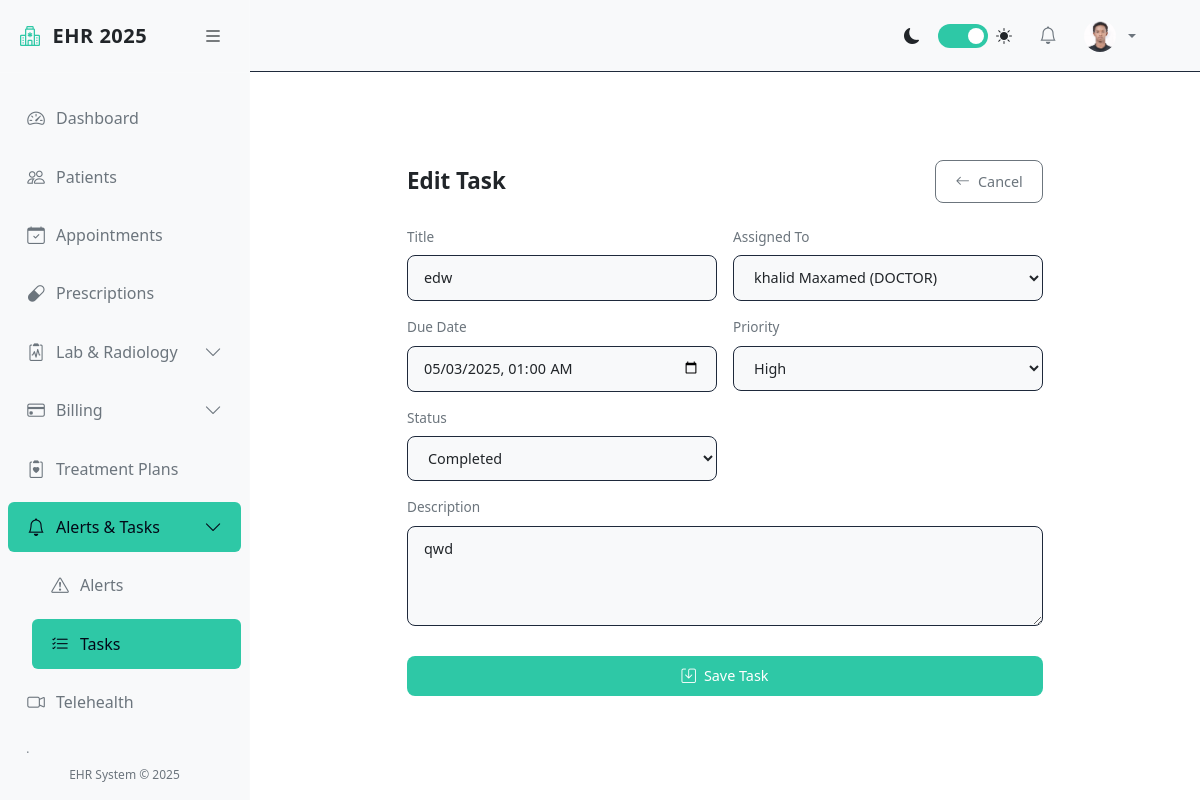
The page /tasks/6/edit/ (signed in) on the database its author committed.
### accounts/models.py (models this page shows)
class User(AbstractUser):
    STATUS_CHOICES = [
        ('ACTIVE', 'Active'),
        ('INACTIVE', 'Inactive'),
        ('ON_LEAVE', 'On Leave'),
    ]
    ROLE_CHOICES = [
        ('ADMIN', 'Administrator'),
        ('DOCTOR', 'Doctor'),
        ('NURSE', 'Nurse'),
        ('STAFF', 'Staff'),
        ('PATIENT', 'Patient'),
    ]
    role = models.CharField(max_length=20, choices=ROLE_CHOICES, default='STAFF')
    phone_number = models.CharField(max_length=20, blank=True)
    license_number = models.CharField(max_length=100, blank=True)
    specialization = models.CharField(max_length=100, blank=True)
    department = models.CharField(max_length=100, blank=True)
    profile_picture = models.ImageField(upload_to='profile_pics/', null=True, blank=True)
    status = models.CharField(max_length=20, choices=STATUS_CHOICES, default='ACTIVE')  # <-- new
    is_verified = models.BooleanField(default=False)
    def __str__(self):
        return f"{self.get_full_name()} ({self.role})"

### ehr/models.py (models this page shows, shortened)
class Task(models.Model):
    PRIORITY_CHOICES = [
        ('Low', 'Low'),
        ('Medium', 'Medium'),
        ('High', 'High'),
    ]
    STATUS_CHOICES = [
        ('Pending', 'Pending'),
        ('In Progress', 'In Progress'),
        ('Completed', 'Completed'),
        ('Cancelled', 'Cancelled'),
    ]
    title = models.CharField(max_length=255)
    description = models.TextField(blank=True)
    assigned_to = models.ForeignKey(User, on_delete=models.CASCADE, related_name='tasks')
    due_date = models.DateTimeField()
    priority = models.CharField(max_length=20, choices=PRIORITY_CHOICES, default='Medium')
    status = models.CharField(max_length=20, choices=STATUS_CHOICES, default='Pending')
    created_by = models.ForeignKey(User, on_delete=models.CASCADE, related_name='created_tasks')
    created_at = models.DateTimeField(auto_now_add=True)
    updated_at = models.DateTimeField(auto_now=True)

### ehr/views.py (the view, shortened to what this page needs)
# urls.py: path('tasks/<int:pk>/edit/', views.TaskUpdateView.as_view(), name='task_update'),
class TaskUpdateView(LoginRequiredMixin, UpdateView):
    model = Task
    form_class = TaskForm
    template_name = 'ehr/task/task_form.html'
    def get_queryset(self):
        queryset = super().get_queryset()
        if self.request.user.role != 'ADMIN':
            queryset = queryset.filter(assigned_to=self.request.user)
        return queryset

### ehr/templates/ehr/task/task_form.html (shortened to what this page needs)
{% extends 'ehr/base.html' %}
{% block content %}
<div class="task-form">
    <div class="form-header">
        <h2 class="form-title">{% if form.instance.pk %}Edit{% else %}Create{% endif %} Task</h2>
        <a href="{% if form.instance.pk %}{% url 'task_detail' form.instance.pk %}{% else %}{% url 'task_list' %}{% endif %}" class="btn btn-outline">
            <i class="bi bi-arrow-left"></i> Cancel
        </a>
    </div>
    <form method="post">
        <div class="form-grid">
            <div class="form-group">
                <label for="{{ form.title.id_for_label }}" class="form-label">Title</label>
                {{ form.title }}
            </div>
            <div class="form-group">
                <label for="{{ form.assigned_to.id_for_label }}" class="form-label">Assigned To</label>
                {{ form.assigned_to }}
            </div>
            <div class="form-group">
                <label for="{{ form.due_date.id_for_label }}" class="form-label">Due Date</label>
                {{ form.due_date }}
            </div>
            <div class="form-group">
                <label for="{{ form.priority.id_for_label }}" class="form-label">Priority</label>
                {{ form.priority }}
            </div>
            <div class="form-group">
                <label for="{{ form.status.id_for_label }}" class="form-label">Status</label>
                {{ form.status }}
            </div>
        </div>
        <div class="form-group full-width">
            <label for="{{ form.description.id_for_label }}" class="form-label">Description</label>
            {{ form.description }}
        </div>
        <div class="form-actions">
            <button type="submit" class="btn btn-primary">
                <i class="bi bi-save"></i> Save Task
            </button>
        </div>
    </form>
</div>
{% endblock %}

### ehr/templates/ehr/base.html (shortened to what this page needs)
<!DOCTYPE html>
<html lang="en">
<head>
    <link href="https://cdn.jsdelivr.net/npm/bootstrap@5.3.0/dist/css/bootstrap.min.css" rel="stylesheet">
    <link rel="stylesheet" href="https://cdn.jsdelivr.net/npm/bootstrap-icons@1.10.0/font/bootstrap-icons.css">
</head>
<body>
    <div class="d-flex">
        <div class="sidebar" id="sidebar">
            <div class="sidebar-header">
                <a href="{% url 'dashboard' %}" class="sidebar-brand">
                    <i class="bi bi-hospital sidebar-brand-icon"></i>
                    <span id="sidebar-title">EHR 2025</span>
                </a>
                <button class="toggle-btn" id="toggle-sidebar">
                    <i class="bi bi-list"></i>
                </button>
            </div>
            <div class="px-2 py-3" style="height: calc(100% - 120px); overflow-y: auto;">
                <ul class="nav flex-column">
                    <li class="nav-item">
                        <a class="nav-link {% if request.resolver_match.url_name == 'dashboard' %}active{% endif %}"
                            href="{% url 'dashboard' %}">
                            <i class="bi bi-speedometer2"></i>
                            <span class="nav-link-text ms-2">Dashboard</span>
                        </a>
                    </li>
                    <li class="nav-item">
                        <a class="nav-link {% if 'patient' in request.resolver_match.url_name %}active{% endif %}"
                            href="{% url 'patient_list' %}">
                            <i class="bi bi-people"></i>
                            <span class="nav-link-text ms-2">Patients</span>
                        </a>
                    </li>
                    <li class="nav-item">
                        <a class="nav-link {% if 'appointment' in request.resolver_match.url_name %}active{% endif %}"
                            href="{% url 'appointment_list' %}">
                            <i class="bi bi-calendar-check"></i>
                            <span class="nav-link-text ms-2">Appointments</span>
                        </a>
                    </li>
                    <li class="nav-item">
                        <a class="nav-link {% if 'prescription' in request.resolver_match.url_name %}active{% endif %}"
                            href="{% url 'prescription_list' %}">
                            <i class="bi bi-capsule"></i>
                            <span class="nav-link-text ms-2">Prescriptions</span>
                        </a>
                    </li>
                    <li class="nav-item">
                        <a class="nav-link {% if 'lab_test' in request.resolver_match.url_name or 'imaging_study' in request.resolver_match.url_name %}active{% endif %}"
                            data-bs-toggle="collapse" href="#labRadCollapse">
                            <i class="bi bi-clipboard2-pulse"></i>
                            <span class="nav-link-text ms-2">Lab & Radiology</span>
                            <i class="bi bi-chevron-down collapse-icon ms-auto"></i>
                        </a>
                    </li>
                    <li class="nav-item">
                        <a class="nav-link {% if 'billing' in request.resolver_match.url_name or 'insurance' in request.resolver_match.url_name %}active{% endif %}"
                            data-bs-toggle="collapse" href="#billingCollapse">
                            <i class="bi bi-credit-card"></i>
                            <span class="nav-link-text ms-2">Billing</span>
                            <i class="bi bi-chevron-down collapse-icon ms-auto"></i>
                        </a>
                    </li>
                    <li class="nav-item">
                        <a class="nav-link {% if 'treatment_plan' in request.resolver_match.url_name %}active{% endif %}"
                            href="{% url 'treatment_plan_list' %}">
                            <i class="bi bi-clipboard2-heart"></i>
                            <span class="nav-link-text ms-2">Treatment Plans</span>
                        </a>
                    </li>
                    <li class="nav-item">
                        <a class="nav-link {% if 'alert' in request.resolver_match.url_name or 'task' in request.resolver_match.url_name %}active{% endif %}"
                            data-bs-toggle="collapse" href="#alertsTasksCollapse">
                            <i class="bi bi-bell"></i>
                            <span class="nav-link-text ms-2">Alerts & Tasks</span>
                            <i class="bi bi-chevron-down collapse-icon ms-auto"></i>
                        </a>
                        <div class="collapse {% if 'alert' in request.resolver_match.url_name or 'task' in request.resolver_match.url_name %}show{% endif %}"
                            id="alertsTasksCollapse">
                            <ul class="nav flex-column ps-4">
                                <li class="nav-item">
                                    <a class="nav-link {% if 'alert' in request.resolver_match.url_name %}active{% endif %}"
                                        href="{% url 'alert_list' %}">
                                        <i class="bi bi-exclamation-triangle"></i>
                                        <span class="nav-link-text ms-2">Alerts</span>
                                    </a>
                                </li>
                                <li class="nav-item">
                                    <a class="nav-link {% if 'task' in request.resolver_match.url_name %}active{% endif %}"
                                        href="{% url 'task_list' %}">
                                        <i class="bi bi-list-check"></i>
                                        <span class="nav-link-text ms-2">Tasks</span>
                                    </a>
                                </li>
                            </ul>
                        </div>
                    </li>
                    <li class="nav-item">
                        <a class="nav-link {% if 'telehealth' in request.resolver_match.url_name %}active{% endif %}"
                            href="{% url 'telehealth_session_list' %}">
                            <i class="bi bi-camera-video"></i>
                            <span class="nav-link-text ms-2">Telehealth</span>
                        </a>
                    </li>
                    <li class="nav-item">
                        <a class="nav-link {% if 'report' in request.resolver_match.url_name %}active{% endif %}"
                            href="{% url 'report_list' %}">
                            <i class="bi bi-graph-up"></i>
                            <span class="nav-link-text ms-2">Reports</span>
                        </a>
                    </li>
                </ul>
            </div>
            <div class="sidebar-footer">
                EHR System &copy; 2025
            </div>
        </div>
        <div class="main-content flex-grow-1" id="main-content">
            <nav class="navbar navbar-expand-lg navbar-light bg-light border-bottom">
                <div class="container-fluid">
                    <div class="collapse navbar-collapse" id="navbarSupportedContent">
                        <ul class="navbar-nav ms-auto align-items-center">
                            <li class="nav-item me-3">
                                <div class="d-flex align-items-center">
                                    <i class="bi bi-moon-fill me-2"></i>
                                    <label class="theme-switch">
                                        <span class="slider"></span>
                                    </label>
                                    <i class="bi bi-sun-fill ms-2"></i>
                                </div>
                            </li>
                            <li class="nav-item dropdown me-2">
                                <a class="nav-link position-relative" href="#" id="notificationsDropdown" role="button"
                                    data-bs-toggle="dropdown">
                                    <i class="bi bi-bell"></i>
                                </a>
                            </li>
                            <li class="nav-item dropdown">
                                <a class="nav-link dropdown-toggle d-flex align-items-center" href="#" id="userDropdown"
                                    role="button" data-bs-toggle="dropdown">
                                    {% if user.profile_picture %}
                                    <img src="{{ user.profile_picture.url }}" class="rounded-circle me-2" width="32"
                                        height="32" alt="Profile">
                                    {% else %}
                                    <i class="bi bi-person-circle me-2"></i>
                                    {% endif %}
                                </a>
                                    </li>
                                </ul>
                    </div>
                </div>
            </nav>
            <div class="container-fluid py-4">
                {% block content %}{% endblock %}
            </div>
        </div>
    </div>
</body>
</html>

### rows shown on the page
User: profile_picture (picture)
Task: title "edw", assigned_to "khalid Maxamed (DOCTOR)", due_date "05/03/2025 01:00", priority "High", status "Completed", description "qwd"
